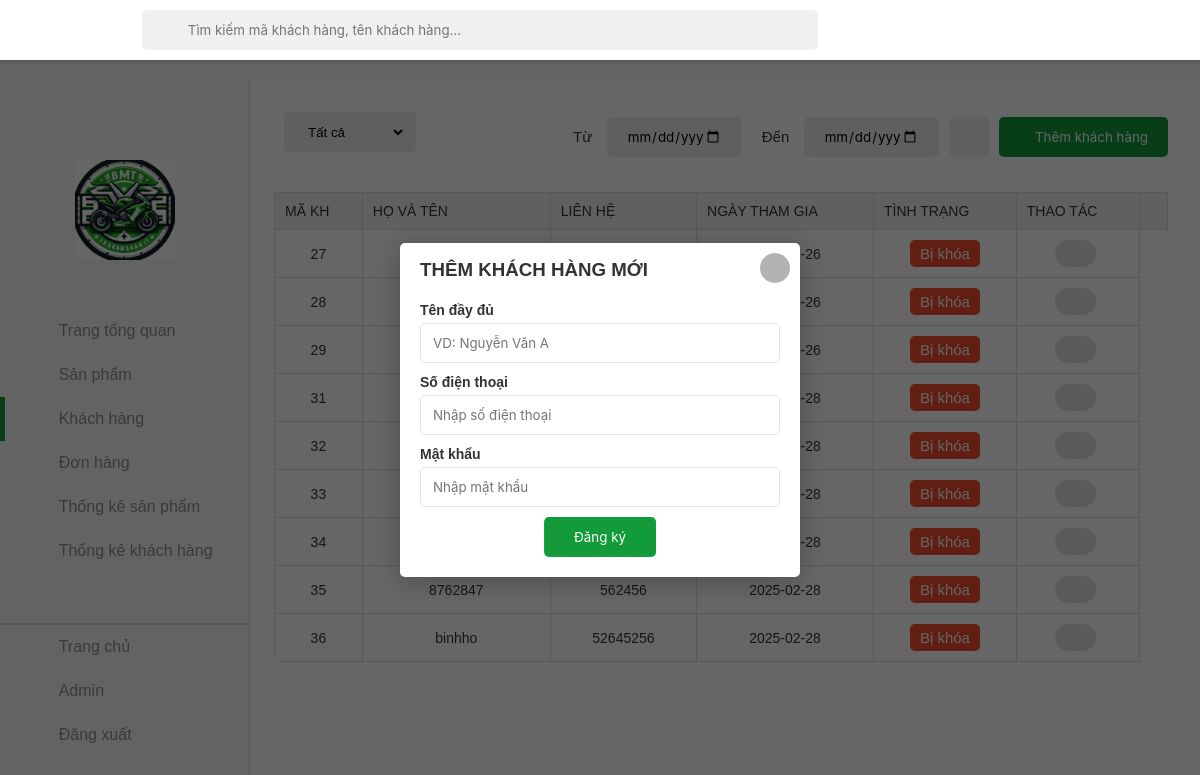
The page /khachhang/newkhachhang.php on the database as committed earlier.
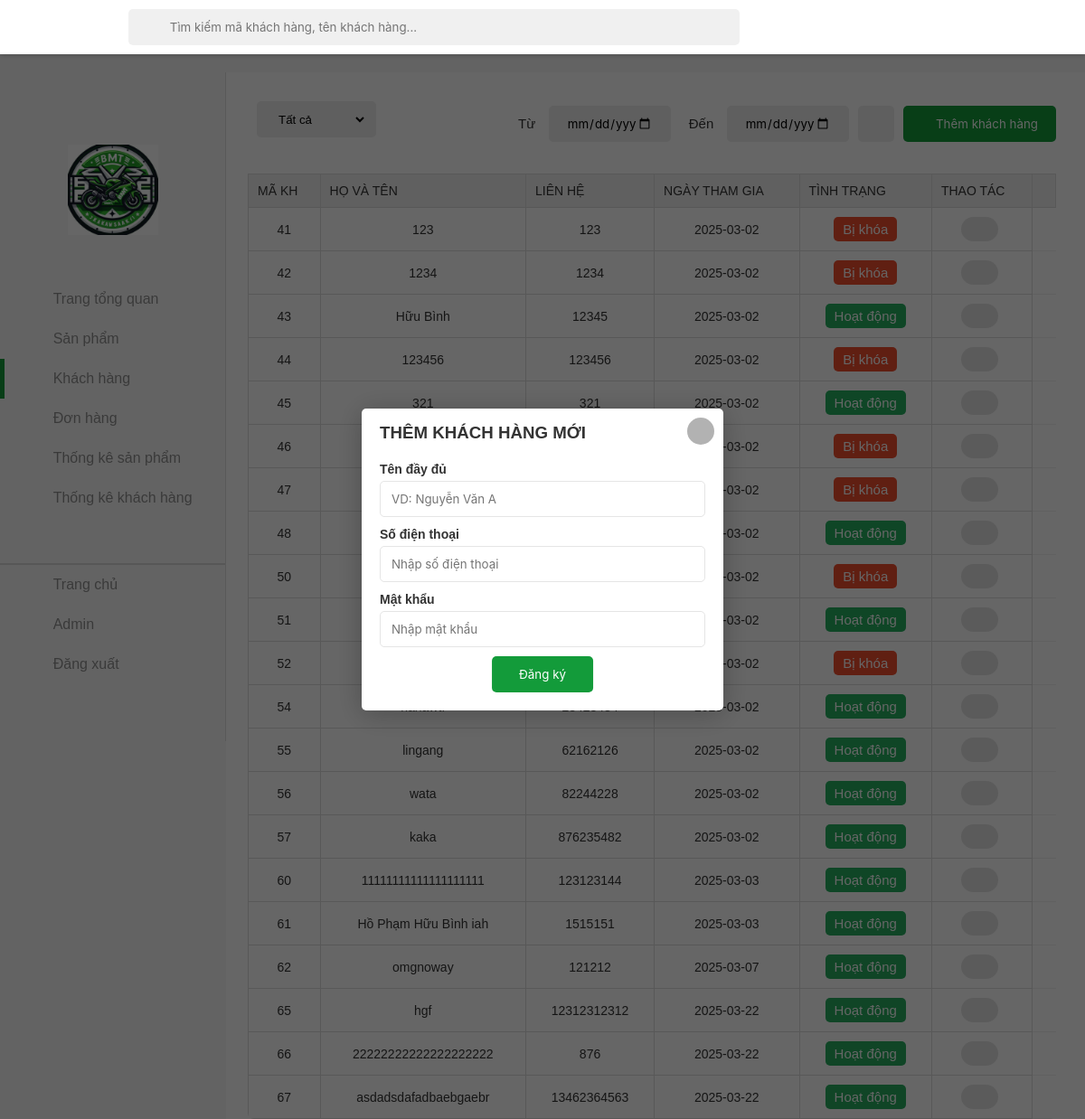
The same page on the database as committed later.
### tables this page shows
CREATE TABLE `customer` (
  `id` int(20) NOT NULL,
  `name` varchar(20) NOT NULL,
  `contact` varchar(11) NOT NULL,
  `joindate` date NOT NULL,
  `status` int(255) NOT NULL,
  `password` varchar(255) NOT NULL,
  `email` varchar(255) NOT NULL
);

### khachhang/newkhachhang.php (the view, shortened to what the changed rows need)
<!DOCTYPE html>
<html lang="en">
<head>
    <link rel="stylesheet" href="../assets/css/admin.css">
    <link href="../assets/font/font-awesome-pro-v6-6.2.0/css/all.min.css" rel="stylesheet" type="text/css" />
    <link rel="stylesheet" href="../assets/css/admin-responsive.css">
</head>
<body>
    <div class="container">
        <main class="content">
            <div class="section">
                <div class="table">
                    <table width="100%">
                        <thead>
                            <tr>
                                <td>MÃ KH</td>
                                <td>Họ và tên</td>
                                <td>Liên hệ</td>
                                <td>Ngày tham gia</td>
                                <td>Tình trạng</td>
                                <td>Thao tác</td>
                                <td></td>
                            </tr>
                        </thead>
                        <tbody id="show-user">
                            <?php
                            $servername="localhost";
                            $username="root";
                            $password="";
                            $dbname="admindoan";
                            $conn = new mysqli($servername,$username,$password,$dbname);
                            $sql="SELECT id, name, contact, joindate, status FROM customer";
                            $result = $conn->query($sql);
                            if ($result->num_rows > 0) {
                                while($row= $result->fetch_assoc()) {
                                    echo "<tr>";
                                    echo "<td>".$row["id"]."</td>";
                                    echo "<td>".$row["name"]."</td>";
                                    echo "<td>".$row["contact"]."</td>";
                                    echo "<td>".$row["joindate"]."</td>";
                                    echo "<td><span class='status-".($row["status"]==1?"complete":"no-complete")."'>".($row["status"]==1?"Hoạt động":"Bị khóa")."</span></td>";
                                    echo "<td class='control control-table'>";
                                    echo "<a href='changekhachhang.php?id=".$row["id"]."'><button class='btn-edit' id='edit-account'  >";
                                    echo "<i class='fa-light fa-pen-to-square'></i></button></a>";
                                    echo "</td>";
                                    echo "</tr>";
                                }}
                            ?>
                        </tbody>
                    </table>
                </div>
            </div>
        </main>
    </div>
</body>
</html>

Rows that differ between the two databases and show on the page:
removed customer: id "27", status "Bị khóa"
removed customer: id "28", status "Bị khóa"
removed customer: id "29", status "Bị khóa"
removed customer: id "31", status "Bị khóa"
removed customer: id "32", status "Bị khóa"
removed customer: id "33", status "Bị khóa"
removed customer: id "34", status "Bị khóa"
removed customer: id "35", name "8762847", contact "562456", joindate "2025-02-28", status "Bị khóa"
removed customer: id "36", name "binhho", contact "52645256", joindate "2025-02-28", status "Bị khóa"
added customer: id "41", name "123", contact "123", joindate "2025-03-02", status "Bị khóa"
added customer: id "42", name "1234", contact "1234", joindate "2025-03-02", status "Bị khóa"
added customer: id "43", name "Hữu Bình", contact "12345", joindate "2025-03-02", status "Hoạt động"
added customer: id "44", name "123456", contact "123456", joindate "2025-03-02", status "Bị khóa"
added customer: id "45", name "321", contact "321", joindate "2025-03-02", status "Hoạt động"
added customer: id "46", joindate "2025-03-02", status "Bị khóa"
added customer: id "47", joindate "2025-03-02", status "Bị khóa"
added customer: id "48", joindate "2025-03-02", status "Hoạt động"
added customer: id "50", joindate "2025-03-02", status "Bị khóa"
added customer: id "51", joindate "2025-03-02", status "Hoạt động"
added customer: id "52", joindate "2025-03-02", status "Bị khóa"
added customer: id "54", joindate "2025-03-02", status "Hoạt động"
added customer: id "55", name "lingang", contact "62162126", joindate "2025-03-02", status "Hoạt động"
added customer: id "56", name "wata", contact "82244228", joindate "2025-03-02", status "Hoạt động"
added customer: id "57", name "kaka", contact "876235482", joindate "2025-03-02", status "Hoạt động"
added customer: id "60", name "11111111111111111111", contact "123123144", joindate "2025-03-03", status "Hoạt động"
added customer: id "61", name "Hồ Phạm Hữu Bình iah", contact "1515151", joindate "2025-03-03", status "Hoạt động"
added customer: id "62", name "omgnoway", contact "121212", joindate "2025-03-07", status "Hoạt động"
added customer: id "65", name "hgf", contact "12312312312", joindate "2025-03-22", status "Hoạt động"
added customer: id "66", name "22222222222222222222", contact "876", joindate "2025-03-22", status "Hoạt động"
added customer: id "67", name "asdadsdafadbaebgaebr", contact "13462364563", joindate "2025-03-22", status "Hoạt động"
